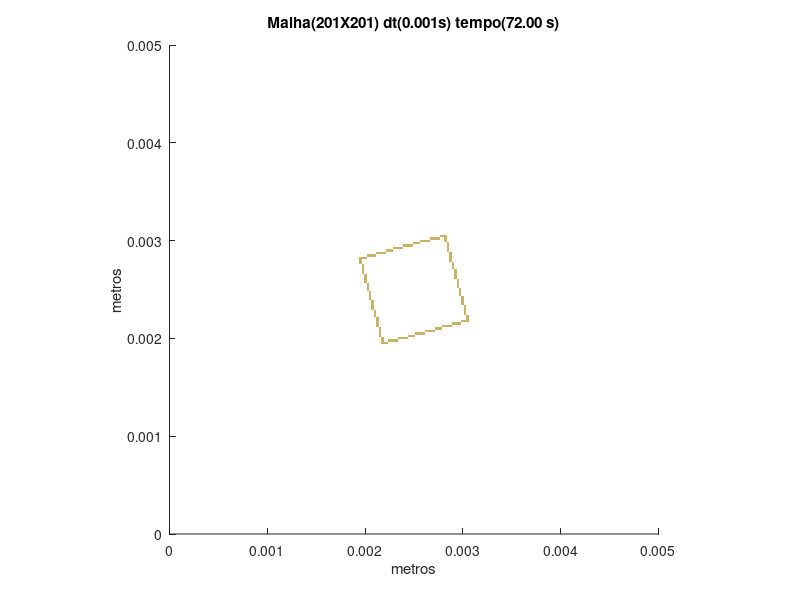

Here is the MATLAB script that generated this plot:
set (gca,'PlotBoxAspectRatio',[1 1 1],'Xlim',[0,0.005],'Ylim',[0,0.005])
hold on
title('Malha(201X201) dt(0.001s) tempo(72.00 s)')
hold on
ylabel('metros')
hold on
xlabel('metros')
hold on

fill([0.00216417910447761 0.00216417910447761 0.00218905472636816 0.00218905472636816],[0.00194029850746269 0.00196517412935323 0.00196517412935323 0.00194029850746269],[0.8,0.7,0.4],'LineStyle','none')

fill([0.00218905472636816 0.00218905472636816 0.00221393034825871 0.00221393034825871],[0.00194029850746269 0.00196517412935323 0.00196517412935323 0.00194029850746269],[0.8,0.7,0.4],'LineStyle','none')

fill([0.00221393034825871 0.00221393034825871 0.00223880597014925 0.00223880597014925],[0.00194029850746269 0.00196517412935323 0.00196517412935323 0.00194029850746269],[0.8,0.7,0.4],'LineStyle','none')

fill([0.00216417910447761 0.00216417910447761 0.00218905472636816 0.00218905472636816],[0.00196517412935323 0.00199004975124378 0.00199004975124378 0.00196517412935323],[0.8,0.7,0.4],'LineStyle','none')

fill([0.00223880597014925 0.00223880597014925 0.0022636815920398 0.0022636815920398],[0.00196517412935323 0.00199004975124378 0.00199004975124378 0.00196517412935323],[0.8,0.7,0.4],'LineStyle','none')

fill([0.0022636815920398 0.0022636815920398 0.00228855721393035 0.00228855721393035],[0.00196517412935323 0.00199004975124378 0.00199004975124378 0.00196517412935323],[0.8,0.7,0.4],'LineStyle','none')

fill([0.00228855721393035 0.00228855721393035 0.0023134328358209 0.0023134328358209],[0.00196517412935323 0.00199004975124378 0.00199004975124378 0.00196517412935323],[0.8,0.7,0.4],'LineStyle','none')

fill([0.0023134328358209 0.0023134328358209 0.00233830845771144 0.00233830845771144],[0.00196517412935323 0.00199004975124378 0.00199004975124378 0.00196517412935323],[0.8,0.7,0.4],'LineStyle','none')

fill([0.00216417910447761 0.00216417910447761 0.00218905472636816 0.00218905472636816],[0.00199004975124378 0.00201492537313433 0.00201492537313433 0.00199004975124378],[0.8,0.7,0.4],'LineStyle','none')

fill([0.00233830845771144 0.00233830845771144 0.00236318407960199 0.00236318407960199],[0.00199004975124378 0.00201492537313433 0.00201492537313433 0.00199004975124378],[0.8,0.7,0.4],'LineStyle','none')

fill([0.00236318407960199 0.00236318407960199 0.00238805970149254 0.00238805970149254],[0.00199004975124378 0.00201492537313433 0.00201492537313433 0.00199004975124378],[0.8,0.7,0.4],'LineStyle','none')

fill([0.00238805970149254 0.00238805970149254 0.00241293532338308 0.00241293532338308],[0.00199004975124378 0.00201492537313433 0.00201492537313433 0.00199004975124378],[0.8,0.7,0.4],'LineStyle','none')

fill([0.00241293532338308 0.00241293532338308 0.00243781094527363 0.00243781094527363],[0.00199004975124378 0.00201492537313433 0.00201492537313433 0.00199004975124378],[0.8,0.7,0.4],'LineStyle','none')

fill([0.00213930348258706 0.00213930348258706 0.00216417910447761 0.00216417910447761],[0.00201492537313433 0.00203980099502488 0.00203980099502488 0.00201492537313433],[0.8,0.7,0.4],'LineStyle','none')

fill([0.00243781094527363 0.00243781094527363 0.00246268656716418 0.00246268656716418],[0.00201492537313433 0.00203980099502488 0.00203980099502488 0.00201492537313433],[0.8,0.7,0.4],'LineStyle','none')

fill([0.00246268656716418 0.00246268656716418 0.00248756218905473 0.00248756218905473],[0.00201492537313433 0.00203980099502488 0.00203980099502488 0.00201492537313433],[0.8,0.7,0.4],'LineStyle','none')

fill([0.00248756218905473 0.00248756218905473 0.00251243781094527 0.00251243781094527],[0.00201492537313433 0.00203980099502488 0.00203980099502488 0.00201492537313433],[0.8,0.7,0.4],'LineStyle','none')

fill([0.00213930348258706 0.00213930348258706 0.00216417910447761 0.00216417910447761],[0.00203980099502488 0.00206467661691542 0.00206467661691542 0.00203980099502488],[0.8,0.7,0.4],'LineStyle','none')

fill([0.00251243781094527 0.00251243781094527 0.00253731343283582 0.00253731343283582],[0.00203980099502488 0.00206467661691542 0.00206467661691542 0.00203980099502488],[0.8,0.7,0.4],'LineStyle','none')

fill([0.00253731343283582 0.00253731343283582 0.00256218905472637 0.00256218905472637],[0.00203980099502488 0.00206467661691542 0.00206467661691542 0.00203980099502488],[0.8,0.7,0.4],'LineStyle','none')

fill([0.00256218905472637 0.00256218905472637 0.00258706467661692 0.00258706467661692],[0.00203980099502488 0.00206467661691542 0.00206467661691542 0.00203980099502488],[0.8,0.7,0.4],'LineStyle','none')

fill([0.00258706467661692 0.00258706467661692 0.00261194029850746 0.00261194029850746],[0.00203980099502488 0.00206467661691542 0.00206467661691542 0.00203980099502488],[0.8,0.7,0.4],'LineStyle','none')

fill([0.00213930348258706 0.00213930348258706 0.00216417910447761 0.00216417910447761],[0.00206467661691542 0.00208955223880597 0.00208955223880597 0.00206467661691542],[0.8,0.7,0.4],'LineStyle','none')

fill([0.00261194029850746 0.00261194029850746 0.00263681592039801 0.00263681592039801],[0.00206467661691542 0.00208955223880597 0.00208955223880597 0.00206467661691542],[0.8,0.7,0.4],'LineStyle','none')

fill([0.00263681592039801 0.00263681592039801 0.00266169154228856 0.00266169154228856],[0.00206467661691542 0.00208955223880597 0.00208955223880597 0.00206467661691542],[0.8,0.7,0.4],'LineStyle','none')

fill([0.00266169154228856 0.00266169154228856 0.0026865671641791 0.0026865671641791],[0.00206467661691542 0.00208955223880597 0.00208955223880597 0.00206467661691542],[0.8,0.7,0.4],'LineStyle','none')

fill([0.0026865671641791 0.0026865671641791 0.00271144278606965 0.00271144278606965],[0.00206467661691542 0.00208955223880597 0.00208955223880597 0.00206467661691542],[0.8,0.7,0.4],'LineStyle','none')

fill([0.00213930348258706 0.00213930348258706 0.00216417910447761 0.00216417910447761],[0.00208955223880597 0.00211442786069652 0.00211442786069652 0.00208955223880597],[0.8,0.7,0.4],'LineStyle','none')

fill([0.00271144278606965 0.00271144278606965 0.0027363184079602 0.0027363184079602],[0.00208955223880597 0.00211442786069652 0.00211442786069652 0.00208955223880597],[0.8,0.7,0.4],'LineStyle','none')

fill([0.0027363184079602 0.0027363184079602 0.00276119402985075 0.00276119402985075],[0.00208955223880597 0.00211442786069652 0.00211442786069652 0.00208955223880597],[0.8,0.7,0.4],'LineStyle','none')

fill([0.00276119402985075 0.00276119402985075 0.00278606965174129 0.00278606965174129],[0.00208955223880597 0.00211442786069652 0.00211442786069652 0.00208955223880597],[0.8,0.7,0.4],'LineStyle','none')

fill([0.00211442786069652 0.00211442786069652 0.00213930348258706 0.00213930348258706],[0.00211442786069652 0.00213930348258706 0.00213930348258706 0.00211442786069652],[0.8,0.7,0.4],'LineStyle','none')

fill([0.00278606965174129 0.00278606965174129 0.00281094527363184 0.00281094527363184],[0.00211442786069652 0.00213930348258706 0.00213930348258706 0.00211442786069652],[0.8,0.7,0.4],'LineStyle','none')

fill([0.00281094527363184 0.00281094527363184 0.00283582089552239 0.00283582089552239],[0.00211442786069652 0.00213930348258706 0.00213930348258706 0.00211442786069652],[0.8,0.7,0.4],'LineStyle','none')

fill([0.00283582089552239 0.00283582089552239 0.00286069651741294 0.00286069651741294],[0.00211442786069652 0.00213930348258706 0.00213930348258706 0.00211442786069652],[0.8,0.7,0.4],'LineStyle','none')

fill([0.00286069651741294 0.00286069651741294 0.00288557213930348 0.00288557213930348],[0.00211442786069652 0.00213930348258706 0.00213930348258706 0.00211442786069652],[0.8,0.7,0.4],'LineStyle','none')

fill([0.00211442786069652 0.00211442786069652 0.00213930348258706 0.00213930348258706],[0.00213930348258706 0.00216417910447761 0.00216417910447761 0.00213930348258706],[0.8,0.7,0.4],'LineStyle','none')

fill([0.00288557213930348 0.00288557213930348 0.00291044776119403 0.00291044776119403],[0.00213930348258706 0.00216417910447761 0.00216417910447761 0.00213930348258706],[0.8,0.7,0.4],'LineStyle','none')

fill([0.00291044776119403 0.00291044776119403 0.00293532338308458 0.00293532338308458],[0.00213930348258706 0.00216417910447761 0.00216417910447761 0.00213930348258706],[0.8,0.7,0.4],'LineStyle','none')

fill([0.00293532338308458 0.00293532338308458 0.00296019900497512 0.00296019900497512],[0.00213930348258706 0.00216417910447761 0.00216417910447761 0.00213930348258706],[0.8,0.7,0.4],'LineStyle','none')

fill([0.00296019900497512 0.00296019900497512 0.00298507462686567 0.00298507462686567],[0.00213930348258706 0.00216417910447761 0.00216417910447761 0.00213930348258706],[0.8,0.7,0.4],'LineStyle','none')

fill([0.00211442786069652 0.00211442786069652 0.00213930348258706 0.00213930348258706],[0.00216417910447761 0.00218905472636816 0.00218905472636816 0.00216417910447761],[0.8,0.7,0.4],'LineStyle','none')

fill([0.00298507462686567 0.00298507462686567 0.00300995024875622 0.00300995024875622],[0.00216417910447761 0.00218905472636816 0.00218905472636816 0.00216417910447761],[0.8,0.7,0.4],'LineStyle','none')

fill([0.00300995024875622 0.00300995024875622 0.00303482587064677 0.00303482587064677],[0.00216417910447761 0.00218905472636816 0.00218905472636816 0.00216417910447761],[0.8,0.7,0.4],'LineStyle','none')

fill([0.00303482587064677 0.00303482587064677 0.00305970149253731 0.00305970149253731],[0.00216417910447761 0.00218905472636816 0.00218905472636816 0.00216417910447761],[0.8,0.7,0.4],'LineStyle','none')

fill([0.00211442786069652 0.00211442786069652 0.00213930348258706 0.00213930348258706],[0.00218905472636816 0.00221393034825871 0.00221393034825871 0.00218905472636816],[0.8,0.7,0.4],'LineStyle','none')

fill([0.00303482587064677 0.00303482587064677 0.00305970149253731 0.00305970149253731],[0.00218905472636816 0.00221393034825871 0.00221393034825871 0.00218905472636816],[0.8,0.7,0.4],'LineStyle','none')

fill([0.00208955223880597 0.00208955223880597 0.00211442786069652 0.00211442786069652],[0.00221393034825871 0.00223880597014925 0.00223880597014925 0.00221393034825871],[0.8,0.7,0.4],'LineStyle','none')

fill([0.00303482587064677 0.00303482587064677 0.00305970149253731 0.00305970149253731],[0.00221393034825871 0.00223880597014925 0.00223880597014925 0.00221393034825871],[0.8,0.7,0.4],'LineStyle','none')

fill([0.00208955223880597 0.00208955223880597 0.00211442786069652 0.00211442786069652],[0.00223880597014925 0.0022636815920398 0.0022636815920398 0.00223880597014925],[0.8,0.7,0.4],'LineStyle','none')

fill([0.00300995024875622 0.00300995024875622 0.00303482587064677 0.00303482587064677],[0.00223880597014925 0.0022636815920398 0.0022636815920398 0.00223880597014925],[0.8,0.7,0.4],'LineStyle','none')

fill([0.00208955223880597 0.00208955223880597 0.00211442786069652 0.00211442786069652],[0.0022636815920398 0.00228855721393035 0.00228855721393035 0.0022636815920398],[0.8,0.7,0.4],'LineStyle','none')

fill([0.00300995024875622 0.00300995024875622 0.00303482587064677 0.00303482587064677],[0.0022636815920398 0.00228855721393035 0.00228855721393035 0.0022636815920398],[0.8,0.7,0.4],'LineStyle','none')

fill([0.00206467661691542 0.00206467661691542 0.00208955223880597 0.00208955223880597],[0.00228855721393035 0.0023134328358209 0.0023134328358209 0.00228855721393035],[0.8,0.7,0.4],'LineStyle','none')

fill([0.00300995024875622 0.00300995024875622 0.00303482587064677 0.00303482587064677],[0.00228855721393035 0.0023134328358209 0.0023134328358209 0.00228855721393035],[0.8,0.7,0.4],'LineStyle','none')

fill([0.00206467661691542 0.00206467661691542 0.00208955223880597 0.00208955223880597],[0.0023134328358209 0.00233830845771144 0.00233830845771144 0.0023134328358209],[0.8,0.7,0.4],'LineStyle','none')

fill([0.00300995024875622 0.00300995024875622 0.00303482587064677 0.00303482587064677],[0.0023134328358209 0.00233830845771144 0.00233830845771144 0.0023134328358209],[0.8,0.7,0.4],'LineStyle','none')

fill([0.00206467661691542 0.00206467661691542 0.00208955223880597 0.00208955223880597],[0.00233830845771144 0.00236318407960199 0.00236318407960199 0.00233830845771144],[0.8,0.7,0.4],'LineStyle','none')

fill([0.00298507462686567 0.00298507462686567 0.00300995024875622 0.00300995024875622],[0.00233830845771144 0.00236318407960199 0.00236318407960199 0.00233830845771144],[0.8,0.7,0.4],'LineStyle','none')

fill([0.00206467661691542 0.00206467661691542 0.00208955223880597 0.00208955223880597],[0.00236318407960199 0.00238805970149254 0.00238805970149254 0.00236318407960199],[0.8,0.7,0.4],'LineStyle','none')

fill([0.00298507462686567 0.00298507462686567 0.00300995024875622 0.00300995024875622],[0.00236318407960199 0.00238805970149254 0.00238805970149254 0.00236318407960199],[0.8,0.7,0.4],'LineStyle','none')

fill([0.00203980099502488 0.00203980099502488 0.00206467661691542 0.00206467661691542],[0.00238805970149254 0.00241293532338308 0.00241293532338308 0.00238805970149254],[0.8,0.7,0.4],'LineStyle','none')

fill([0.00298507462686567 0.00298507462686567 0.00300995024875622 0.00300995024875622],[0.00238805970149254 0.00241293532338308 0.00241293532338308 0.00238805970149254],[0.8,0.7,0.4],'LineStyle','none')

fill([0.00203980099502488 0.00203980099502488 0.00206467661691542 0.00206467661691542],[0.00241293532338308 0.00243781094527363 0.00243781094527363 0.00241293532338308],[0.8,0.7,0.4],'LineStyle','none')

fill([0.00298507462686567 0.00298507462686567 0.00300995024875622 0.00300995024875622],[0.00241293532338308 0.00243781094527363 0.00243781094527363 0.00241293532338308],[0.8,0.7,0.4],'LineStyle','none')

fill([0.00203980099502488 0.00203980099502488 0.00206467661691542 0.00206467661691542],[0.00243781094527363 0.00246268656716418 0.00246268656716418 0.00243781094527363],[0.8,0.7,0.4],'LineStyle','none')

fill([0.00296019900497512 0.00296019900497512 0.00298507462686567 0.00298507462686567],[0.00243781094527363 0.00246268656716418 0.00246268656716418 0.00243781094527363],[0.8,0.7,0.4],'LineStyle','none')

fill([0.00203980099502488 0.00203980099502488 0.00206467661691542 0.00206467661691542],[0.00246268656716418 0.00248756218905473 0.00248756218905473 0.00246268656716418],[0.8,0.7,0.4],'LineStyle','none')

fill([0.00296019900497512 0.00296019900497512 0.00298507462686567 0.00298507462686567],[0.00246268656716418 0.00248756218905473 0.00248756218905473 0.00246268656716418],[0.8,0.7,0.4],'LineStyle','none')

fill([0.00201492537313433 0.00201492537313433 0.00203980099502488 0.00203980099502488],[0.00248756218905473 0.00251243781094527 0.00251243781094527 0.00248756218905473],[0.8,0.7,0.4],'LineStyle','none')

fill([0.00296019900497512 0.00296019900497512 0.00298507462686567 0.00298507462686567],[0.00248756218905473 0.00251243781094527 0.00251243781094527 0.00248756218905473],[0.8,0.7,0.4],'LineStyle','none')

fill([0.00201492537313433 0.00201492537313433 0.00203980099502488 0.00203980099502488],[0.00251243781094527 0.00253731343283582 0.00253731343283582 0.00251243781094527],[0.8,0.7,0.4],'LineStyle','none')

fill([0.00293532338308458 0.00293532338308458 0.00296019900497512 0.00296019900497512],[0.00251243781094527 0.00253731343283582 0.00253731343283582 0.00251243781094527],[0.8,0.7,0.4],'LineStyle','none')

fill([0.00201492537313433 0.00201492537313433 0.00203980099502488 0.00203980099502488],[0.00253731343283582 0.00256218905472637 0.00256218905472637 0.00253731343283582],[0.8,0.7,0.4],'LineStyle','none')

fill([0.00293532338308458 0.00293532338308458 0.00296019900497512 0.00296019900497512],[0.00253731343283582 0.00256218905472637 0.00256218905472637 0.00253731343283582],[0.8,0.7,0.4],'LineStyle','none')

fill([0.00199004975124378 0.00199004975124378 0.00201492537313433 0.00201492537313433],[0.00256218905472637 0.00258706467661692 0.00258706467661692 0.00256218905472637],[0.8,0.7,0.4],'LineStyle','none')

fill([0.00293532338308458 0.00293532338308458 0.00296019900497512 0.00296019900497512],[0.00256218905472637 0.00258706467661692 0.00258706467661692 0.00256218905472637],[0.8,0.7,0.4],'LineStyle','none')

fill([0.00199004975124378 0.00199004975124378 0.00201492537313433 0.00201492537313433],[0.00258706467661692 0.00261194029850746 0.00261194029850746 0.00258706467661692],[0.8,0.7,0.4],'LineStyle','none')

fill([0.00293532338308458 0.00293532338308458 0.00296019900497512 0.00296019900497512],[0.00258706467661692 0.00261194029850746 0.00261194029850746 0.00258706467661692],[0.8,0.7,0.4],'LineStyle','none')

fill([0.00199004975124378 0.00199004975124378 0.00201492537313433 0.00201492537313433],[0.00261194029850746 0.00263681592039801 0.00263681592039801 0.00261194029850746],[0.8,0.7,0.4],'LineStyle','none')

fill([0.00291044776119403 0.00291044776119403 0.00293532338308458 0.00293532338308458],[0.00261194029850746 0.00263681592039801 0.00263681592039801 0.00261194029850746],[0.8,0.7,0.4],'LineStyle','none')

fill([0.00199004975124378 0.00199004975124378 0.00201492537313433 0.00201492537313433],[0.00263681592039801 0.00266169154228856 0.00266169154228856 0.00263681592039801],[0.8,0.7,0.4],'LineStyle','none')

fill([0.00291044776119403 0.00291044776119403 0.00293532338308458 0.00293532338308458],[0.00263681592039801 0.00266169154228856 0.00266169154228856 0.00263681592039801],[0.8,0.7,0.4],'LineStyle','none')

fill([0.00196517412935323 0.00196517412935323 0.00199004975124378 0.00199004975124378],[0.00266169154228856 0.0026865671641791 0.0026865671641791 0.00266169154228856],[0.8,0.7,0.4],'LineStyle','none')

fill([0.00291044776119403 0.00291044776119403 0.00293532338308458 0.00293532338308458],[0.00266169154228856 0.0026865671641791 0.0026865671641791 0.00266169154228856],[0.8,0.7,0.4],'LineStyle','none')

fill([0.00196517412935323 0.00196517412935323 0.00199004975124378 0.00199004975124378],[0.0026865671641791 0.00271144278606965 0.00271144278606965 0.0026865671641791],[0.8,0.7,0.4],'LineStyle','none')

fill([0.00291044776119403 0.00291044776119403 0.00293532338308458 0.00293532338308458],[0.0026865671641791 0.00271144278606965 0.00271144278606965 0.0026865671641791],[0.8,0.7,0.4],'LineStyle','none')

fill([0.00196517412935323 0.00196517412935323 0.00199004975124378 0.00199004975124378],[0.00271144278606965 0.0027363184079602 0.0027363184079602 0.00271144278606965],[0.8,0.7,0.4],'LineStyle','none')

fill([0.00288557213930348 0.00288557213930348 0.00291044776119403 0.00291044776119403],[0.00271144278606965 0.0027363184079602 0.0027363184079602 0.00271144278606965],[0.8,0.7,0.4],'LineStyle','none')

fill([0.00196517412935323 0.00196517412935323 0.00199004975124378 0.00199004975124378],[0.0027363184079602 0.00276119402985075 0.00276119402985075 0.0027363184079602],[0.8,0.7,0.4],'LineStyle','none')

fill([0.00288557213930348 0.00288557213930348 0.00291044776119403 0.00291044776119403],[0.0027363184079602 0.00276119402985075 0.00276119402985075 0.0027363184079602],[0.8,0.7,0.4],'LineStyle','none')

fill([0.00194029850746269 0.00194029850746269 0.00196517412935323 0.00196517412935323],[0.00276119402985075 0.00278606965174129 0.00278606965174129 0.00276119402985075],[0.8,0.7,0.4],'LineStyle','none')

fill([0.00288557213930348 0.00288557213930348 0.00291044776119403 0.00291044776119403],[0.00276119402985075 0.00278606965174129 0.00278606965174129 0.00276119402985075],[0.8,0.7,0.4],'LineStyle','none')

fill([0.00194029850746269 0.00194029850746269 0.00196517412935323 0.00196517412935323],[0.00278606965174129 0.00281094527363184 0.00281094527363184 0.00278606965174129],[0.8,0.7,0.4],'LineStyle','none')

fill([0.00286069651741294 0.00286069651741294 0.00288557213930348 0.00288557213930348],[0.00278606965174129 0.00281094527363184 0.00281094527363184 0.00278606965174129],[0.8,0.7,0.4],'LineStyle','none')

fill([0.00194029850746269 0.00194029850746269 0.00196517412935323 0.00196517412935323],[0.00281094527363184 0.00283582089552239 0.00283582089552239 0.00281094527363184],[0.8,0.7,0.4],'LineStyle','none')

fill([0.00196517412935323 0.00196517412935323 0.00199004975124378 0.00199004975124378],[0.00281094527363184 0.00283582089552239 0.00283582089552239 0.00281094527363184],[0.8,0.7,0.4],'LineStyle','none')

fill([0.00199004975124378 0.00199004975124378 0.00201492537313433 0.00201492537313433],[0.00281094527363184 0.00283582089552239 0.00283582089552239 0.00281094527363184],[0.8,0.7,0.4],'LineStyle','none')

fill([0.00286069651741294 0.00286069651741294 0.00288557213930348 0.00288557213930348],[0.00281094527363184 0.00283582089552239 0.00283582089552239 0.00281094527363184],[0.8,0.7,0.4],'LineStyle','none')

fill([0.00201492537313433 0.00201492537313433 0.00203980099502488 0.00203980099502488],[0.00283582089552239 0.00286069651741294 0.00286069651741294 0.00283582089552239],[0.8,0.7,0.4],'LineStyle','none')

fill([0.00203980099502488 0.00203980099502488 0.00206467661691542 0.00206467661691542],[0.00283582089552239 0.00286069651741294 0.00286069651741294 0.00283582089552239],[0.8,0.7,0.4],'LineStyle','none')

fill([0.00206467661691542 0.00206467661691542 0.00208955223880597 0.00208955223880597],[0.00283582089552239 0.00286069651741294 0.00286069651741294 0.00283582089552239],[0.8,0.7,0.4],'LineStyle','none')

fill([0.00208955223880597 0.00208955223880597 0.00211442786069652 0.00211442786069652],[0.00283582089552239 0.00286069651741294 0.00286069651741294 0.00283582089552239],[0.8,0.7,0.4],'LineStyle','none')

fill([0.00286069651741294 0.00286069651741294 0.00288557213930348 0.00288557213930348],[0.00283582089552239 0.00286069651741294 0.00286069651741294 0.00283582089552239],[0.8,0.7,0.4],'LineStyle','none')

fill([0.00211442786069652 0.00211442786069652 0.00213930348258706 0.00213930348258706],[0.00286069651741294 0.00288557213930348 0.00288557213930348 0.00286069651741294],[0.8,0.7,0.4],'LineStyle','none')

fill([0.00213930348258706 0.00213930348258706 0.00216417910447761 0.00216417910447761],[0.00286069651741294 0.00288557213930348 0.00288557213930348 0.00286069651741294],[0.8,0.7,0.4],'LineStyle','none')

fill([0.00216417910447761 0.00216417910447761 0.00218905472636816 0.00218905472636816],[0.00286069651741294 0.00288557213930348 0.00288557213930348 0.00286069651741294],[0.8,0.7,0.4],'LineStyle','none')

fill([0.00218905472636816 0.00218905472636816 0.00221393034825871 0.00221393034825871],[0.00286069651741294 0.00288557213930348 0.00288557213930348 0.00286069651741294],[0.8,0.7,0.4],'LineStyle','none')

fill([0.00286069651741294 0.00286069651741294 0.00288557213930348 0.00288557213930348],[0.00286069651741294 0.00288557213930348 0.00288557213930348 0.00286069651741294],[0.8,0.7,0.4],'LineStyle','none')

fill([0.00221393034825871 0.00221393034825871 0.00223880597014925 0.00223880597014925],[0.00288557213930348 0.00291044776119403 0.00291044776119403 0.00288557213930348],[0.8,0.7,0.4],'LineStyle','none')

fill([0.00223880597014925 0.00223880597014925 0.0022636815920398 0.0022636815920398],[0.00288557213930348 0.00291044776119403 0.00291044776119403 0.00288557213930348],[0.8,0.7,0.4],'LineStyle','none')

fill([0.0022636815920398 0.0022636815920398 0.00228855721393035 0.00228855721393035],[0.00288557213930348 0.00291044776119403 0.00291044776119403 0.00288557213930348],[0.8,0.7,0.4],'LineStyle','none')

fill([0.00283582089552239 0.00283582089552239 0.00286069651741294 0.00286069651741294],[0.00288557213930348 0.00291044776119403 0.00291044776119403 0.00288557213930348],[0.8,0.7,0.4],'LineStyle','none')

fill([0.00228855721393035 0.00228855721393035 0.0023134328358209 0.0023134328358209],[0.00291044776119403 0.00293532338308458 0.00293532338308458 0.00291044776119403],[0.8,0.7,0.4],'LineStyle','none')

fill([0.0023134328358209 0.0023134328358209 0.00233830845771144 0.00233830845771144],[0.00291044776119403 0.00293532338308458 0.00293532338308458 0.00291044776119403],[0.8,0.7,0.4],'LineStyle','none')

fill([0.00233830845771144 0.00233830845771144 0.00236318407960199 0.00236318407960199],[0.00291044776119403 0.00293532338308458 0.00293532338308458 0.00291044776119403],[0.8,0.7,0.4],'LineStyle','none')

fill([0.00236318407960199 0.00236318407960199 0.00238805970149254 0.00238805970149254],[0.00291044776119403 0.00293532338308458 0.00293532338308458 0.00291044776119403],[0.8,0.7,0.4],'LineStyle','none')

fill([0.00283582089552239 0.00283582089552239 0.00286069651741294 0.00286069651741294],[0.00291044776119403 0.00293532338308458 0.00293532338308458 0.00291044776119403],[0.8,0.7,0.4],'LineStyle','none')

fill([0.00238805970149254 0.00238805970149254 0.00241293532338308 0.00241293532338308],[0.00293532338308458 0.00296019900497512 0.00296019900497512 0.00293532338308458],[0.8,0.7,0.4],'LineStyle','none')

fill([0.00241293532338308 0.00241293532338308 0.00243781094527363 0.00243781094527363],[0.00293532338308458 0.00296019900497512 0.00296019900497512 0.00293532338308458],[0.8,0.7,0.4],'LineStyle','none')

fill([0.00243781094527363 0.00243781094527363 0.00246268656716418 0.00246268656716418],[0.00293532338308458 0.00296019900497512 0.00296019900497512 0.00293532338308458],[0.8,0.7,0.4],'LineStyle','none')

fill([0.00246268656716418 0.00246268656716418 0.00248756218905473 0.00248756218905473],[0.00293532338308458 0.00296019900497512 0.00296019900497512 0.00293532338308458],[0.8,0.7,0.4],'LineStyle','none')

fill([0.00283582089552239 0.00283582089552239 0.00286069651741294 0.00286069651741294],[0.00293532338308458 0.00296019900497512 0.00296019900497512 0.00293532338308458],[0.8,0.7,0.4],'LineStyle','none')

fill([0.00248756218905473 0.00248756218905473 0.00251243781094527 0.00251243781094527],[0.00296019900497512 0.00298507462686567 0.00298507462686567 0.00296019900497512],[0.8,0.7,0.4],'LineStyle','none')

fill([0.00251243781094527 0.00251243781094527 0.00253731343283582 0.00253731343283582],[0.00296019900497512 0.00298507462686567 0.00298507462686567 0.00296019900497512],[0.8,0.7,0.4],'LineStyle','none')

fill([0.00253731343283582 0.00253731343283582 0.00256218905472637 0.00256218905472637],[0.00296019900497512 0.00298507462686567 0.00298507462686567 0.00296019900497512],[0.8,0.7,0.4],'LineStyle','none')

fill([0.00283582089552239 0.00283582089552239 0.00286069651741294 0.00286069651741294],[0.00296019900497512 0.00298507462686567 0.00298507462686567 0.00296019900497512],[0.8,0.7,0.4],'LineStyle','none')

fill([0.00256218905472637 0.00256218905472637 0.00258706467661692 0.00258706467661692],[0.00298507462686567 0.00300995024875622 0.00300995024875622 0.00298507462686567],[0.8,0.7,0.4],'LineStyle','none')

fill([0.00258706467661692 0.00258706467661692 0.00261194029850746 0.00261194029850746],[0.00298507462686567 0.00300995024875622 0.00300995024875622 0.00298507462686567],[0.8,0.7,0.4],'LineStyle','none')

fill([0.00261194029850746 0.00261194029850746 0.00263681592039801 0.00263681592039801],[0.00298507462686567 0.00300995024875622 0.00300995024875622 0.00298507462686567],[0.8,0.7,0.4],'LineStyle','none')

fill([0.00263681592039801 0.00263681592039801 0.00266169154228856 0.00266169154228856],[0.00298507462686567 0.00300995024875622 0.00300995024875622 0.00298507462686567],[0.8,0.7,0.4],'LineStyle','none')

fill([0.00281094527363184 0.00281094527363184 0.00283582089552239 0.00283582089552239],[0.00298507462686567 0.00300995024875622 0.00300995024875622 0.00298507462686567],[0.8,0.7,0.4],'LineStyle','none')

fill([0.00266169154228856 0.00266169154228856 0.0026865671641791 0.0026865671641791],[0.00300995024875622 0.00303482587064677 0.00303482587064677 0.00300995024875622],[0.8,0.7,0.4],'LineStyle','none')

fill([0.0026865671641791 0.0026865671641791 0.00271144278606965 0.00271144278606965],[0.00300995024875622 0.00303482587064677 0.00303482587064677 0.00300995024875622],[0.8,0.7,0.4],'LineStyle','none')

fill([0.00271144278606965 0.00271144278606965 0.0027363184079602 0.0027363184079602],[0.00300995024875622 0.00303482587064677 0.00303482587064677 0.00300995024875622],[0.8,0.7,0.4],'LineStyle','none')

fill([0.0027363184079602 0.0027363184079602 0.00276119402985075 0.00276119402985075],[0.00300995024875622 0.00303482587064677 0.00303482587064677 0.00300995024875622],[0.8,0.7,0.4],'LineStyle','none')

fill([0.00281094527363184 0.00281094527363184 0.00283582089552239 0.00283582089552239],[0.00300995024875622 0.00303482587064677 0.00303482587064677 0.00300995024875622],[0.8,0.7,0.4],'LineStyle','none')

fill([0.00276119402985075 0.00276119402985075 0.00278606965174129 0.00278606965174129],[0.00303482587064677 0.00305970149253731 0.00305970149253731 0.00303482587064677],[0.8,0.7,0.4],'LineStyle','none')

fill([0.00278606965174129 0.00278606965174129 0.00281094527363184 0.00281094527363184],[0.00303482587064677 0.00305970149253731 0.00305970149253731 0.00303482587064677],[0.8,0.7,0.4],'LineStyle','none')

fill([0.00281094527363184 0.00281094527363184 0.00283582089552239 0.00283582089552239],[0.00303482587064677 0.00305970149253731 0.00305970149253731 0.00303482587064677],[0.8,0.7,0.4],'LineStyle','none')
